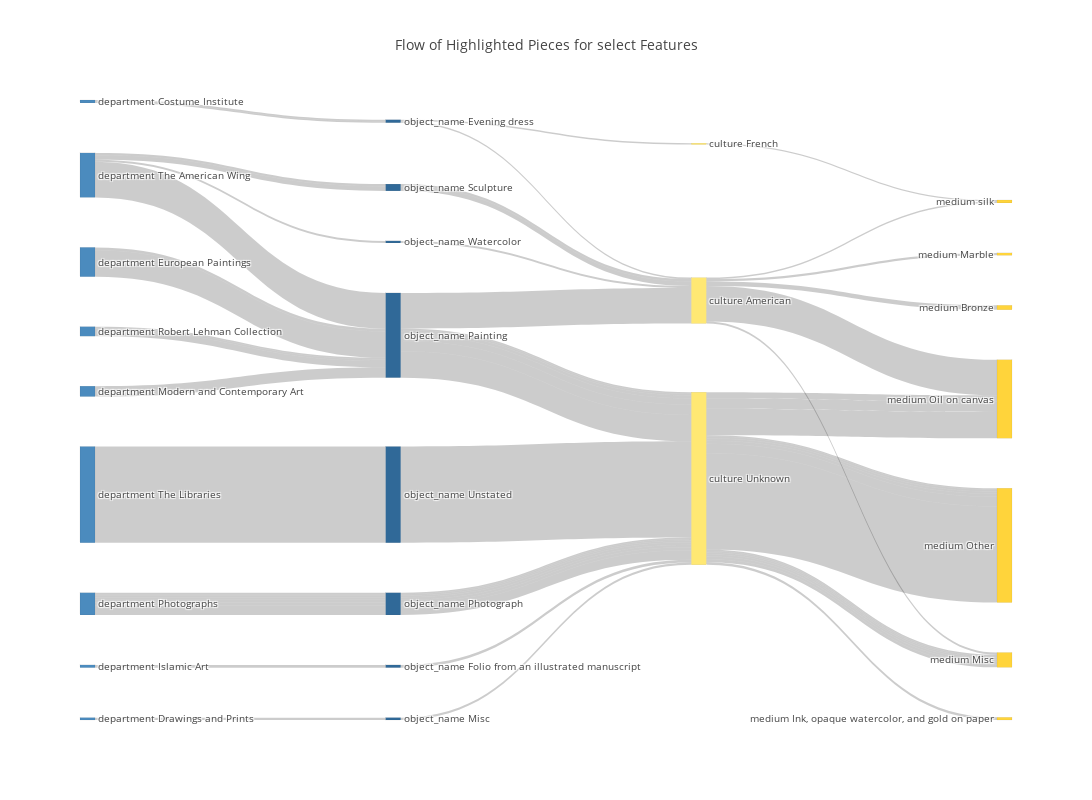

Notebook code for this chart:
### Markdown cell above
For our target variable, let's explore how the flow of features relate
##  **Question 4 - What is the main flow of features if our observation is a Highlight**
> Conclusion: There is a significant flow from the Libraries that have unspecified features. Care needs to be taken when modeling on this data due to ambiguity

### Code cell
explore.the_sankey(count_threshold_min=5)

### Figure 1 — Plotly figure (JSON) as saved in the notebook; plotly's stock layout.template omitted (floating-point values rounded to 4 significant figures)
{"data": [{"link": {"label": ["0.224%", "0.224%", "0.224%", "0.224%", "0.224%", "0.269%", "0.269%", "0.314%", "0.359%", "0.359%", "0.359%", "0.404%", "0.404%", "0.449%", "0.449%", "0.673%", "0.942%", "1.436%", "1.57%", "3.993%", "5.384%", "14.581%", "0.224%", "0.224%", "0.224%", "0.224%", "0.224%", "0.269%", "0.269%", "0.314%", "0.359%", "0.359%", "0.359%", "0.404%", "0.404%", "0.449%", "0.449%", "0.673%", "0.942%", "1.436%", "1.57%", "3.993%", "5.384%", "14.581%", "0.224%", "0.224%", "0.224%", "0.224%", "0.224%", "0.269%", "0.269%", "0.314%", "0.359%", "0.359%", "0.359%", "0.404%", "0.404%", "0.449%", "0.449%", "0.673%", "0.942%", "1.436%", "1.57%", "3.993%", "5.384%", "14.581%"], "source": [2, 2, 0, 1, 0, 0, 1, 5, 0, 6, 5, 0, 4, 8, 0, 5, 1, 0, 3, 8, 5, 7, 11, 11, 14, 12, 14, 14, 12, 15, 14, 16, 9, 14, 13, 12, 14, 9, 12, 14, 12, 12, 12, 10, 18, 17, 19, 19, 19, 19, 19, 17, 19, 19, 17, 19, 19, 19, 19, 17, 19, 19, 19, 19, 17, 19], "target": [11, 11, 14, 12, 14, 14, 12, 15, 14, 16, 9, 14, 13, 12, 14, 9, 12, 14, 12, 12, 12, 10, 18, 17, 19, 19, 19, 19, 19, 17, 19, 19, 17, 19, 19, 19, 19, 17, 19, 19, 19, 19, 17, 19, 21, 21, 26, 25, 26, 26, 25, 26, 26, 25, 22, 26, 23, 25, 26, 24, 20, 25, 20, 20, 20, 25], "value": [5, 5, 5, 5, 5, 6, 6, 7, 8, 8, 8, 9, 9, 10, 10, 15, 21, 32, 35, 89, 120, 325, 5, 5, 5, 5, 5, 6, 6, 7, 8, 8, 8, 9, 9, 10, 10, 15, 21, 32, 35, 89, 120, 325, 5, 5, 5, 5, 5, 6, 6, 7, 8, 8, 8, 9, 9, 10, 10, 15, 21, 32, 35, 89, 120, 325]}, "node": {"color": ["#4B8BBE", "#4B8BBE", "#4B8BBE", "#4B8BBE", "#4B8BBE", "#4B8BBE", "#4B8BBE", "#4B8BBE", "#4B8BBE", "#306998", "#306998", "#306998", "#306998", "#306998", "#306998", "#306998", "#306998", "#FFE873", "#FFE873", "#FFE873", "#FFD43B", "#FFD43B", "#FFD43B", "#FFD43B", "#FFD43B", "#FFD43B", "#FFD43B"], "label": ["department Photographs", "department Robert Lehman Collection", "department Costume Institute", "department Modern and Contemporary Art", "department Islamic Art", "department The American Wing", "department Drawings and Prints", "department The Libraries", "department European Paintings", "object_name Sculpture", "object_name Unstated", "object_name Evening dress", "object_name Painting", "object_name Folio from an illustrated manuscript", "object_name Photograph", "object_name Watercolor", "object_name Misc", "culture American", "culture French", "culture Unknown", "medium Oil on canvas", "medium silk", "medium Marble", "medium Ink, opaque watercolor, and gold on paper", "medium Bronze", "medium Other", "medium Misc"], "line": {"color": "black", "width": 0.05}, "pad": 50, "thickness": 15}, "type": "sankey"}], "layout": {"font": {"size": 10}, "height": 800, "title": "Flow of Highlighted Pieces for select Features", "width": 1200}}
